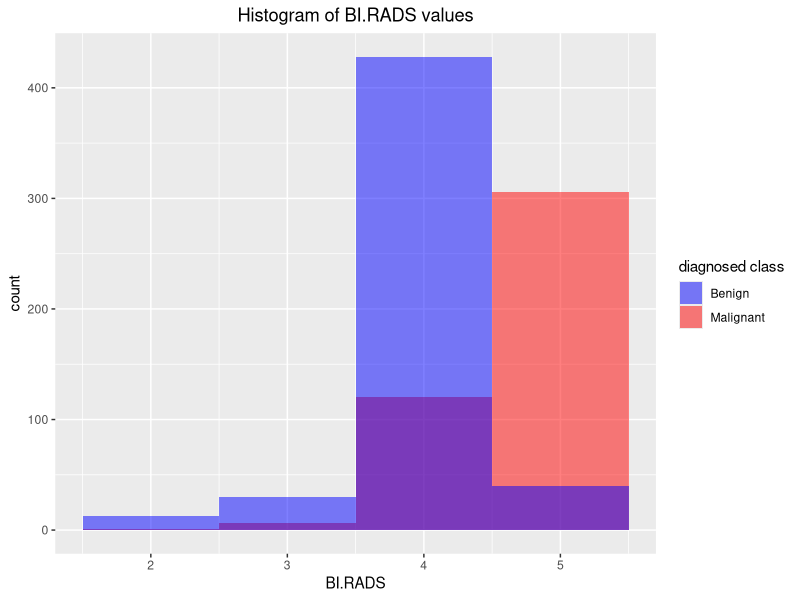
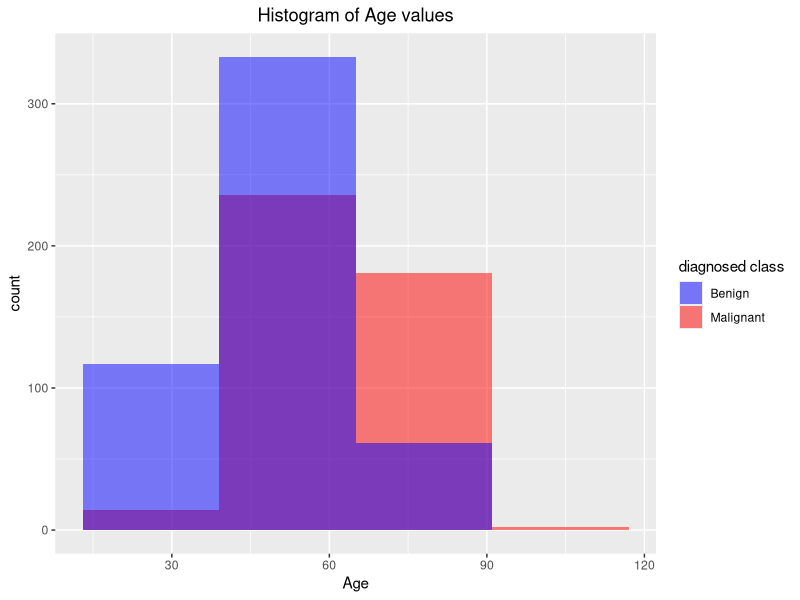
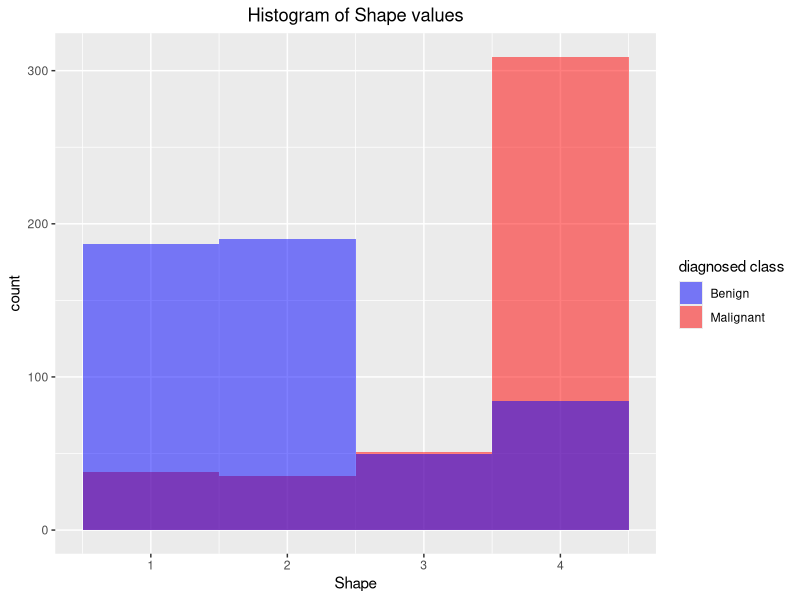
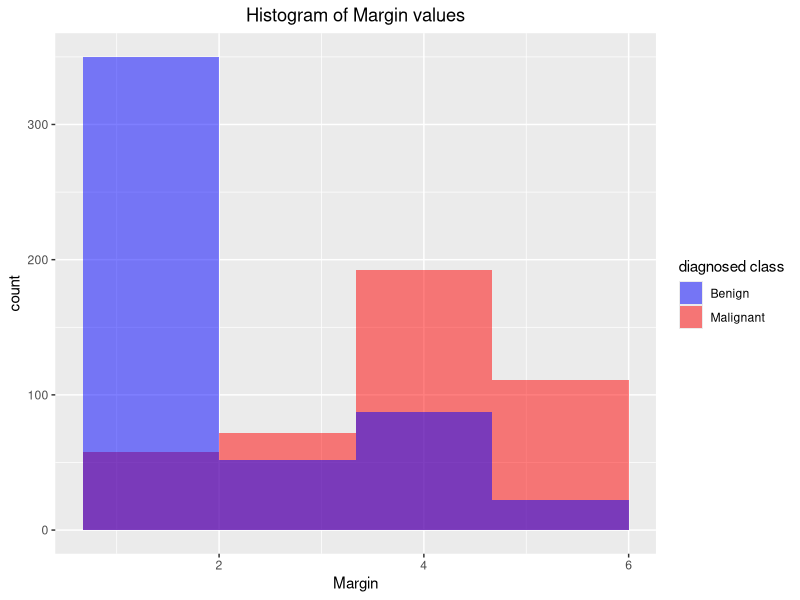
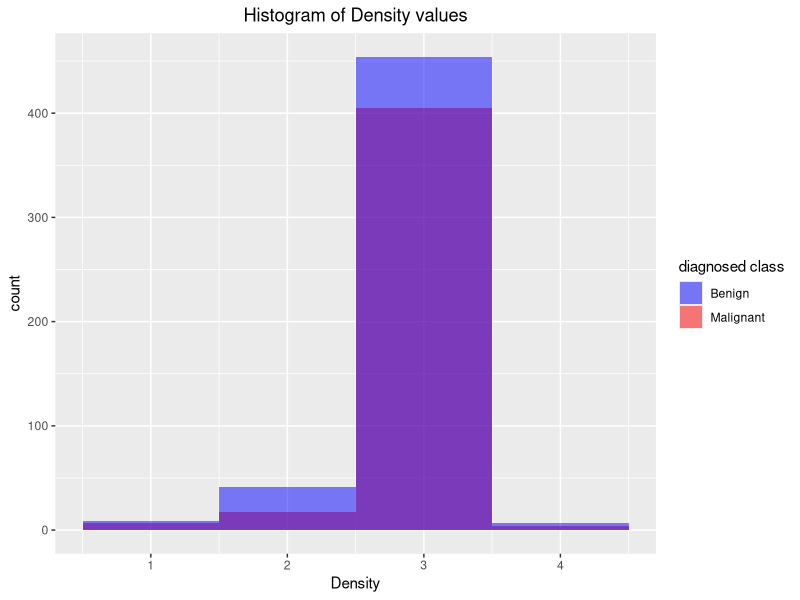
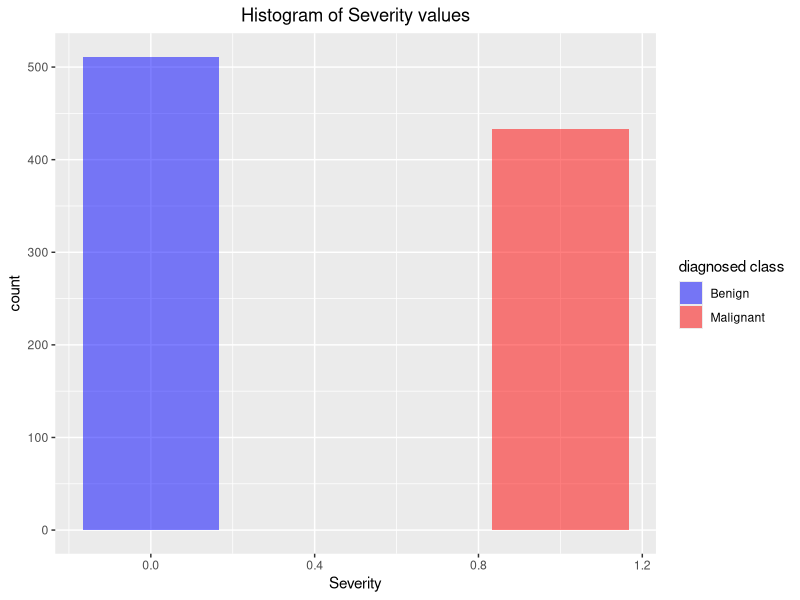
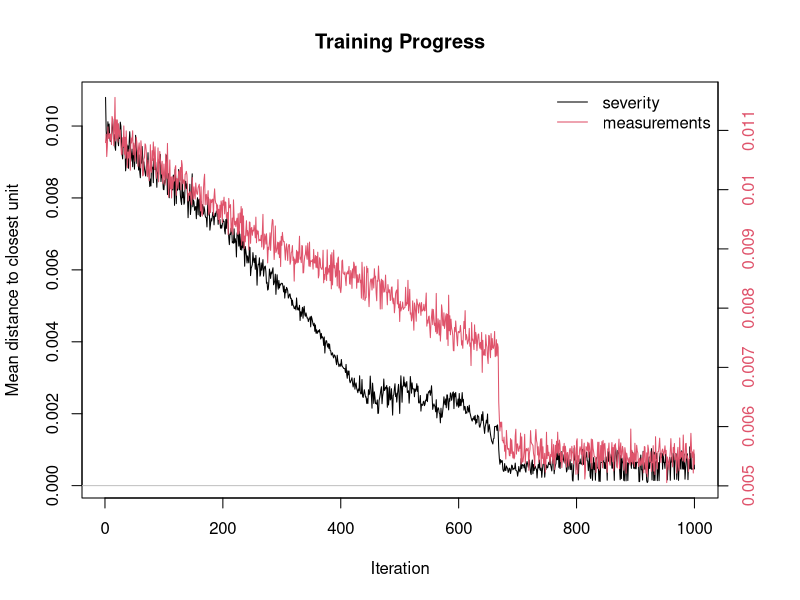
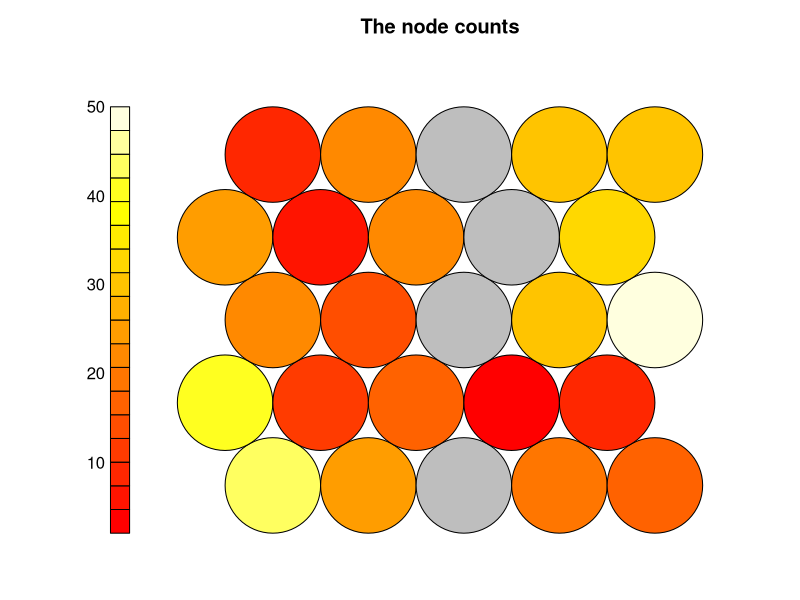

Write R code to recreate these figures, in order.
## ---- chunk 1
cat("\014")
rm(list = ls())
library(dplyr)
library(ggplot2)
library(kohonen)

## ---- chunk 2

dataset <- read.csv("./data/dataset.csv", 
                        header = TRUE, 
                        sep = ",",
                        stringsAsFactors = FALSE)

# conversion to numeric type
for (i in 1:5){
  dataset[,i] <- as.numeric(dataset[,i])
}


# predicting missing values with linear model
for(i in 1:5){
  datasetok <- switch(i,dataset[!is.na(dataset$BI.RADS),],
                      dataset[!is.na(dataset$Age),],
                      dataset[!is.na(dataset$Shape),],
                      dataset[!is.na(dataset$Margin),],
                      dataset[!is.na(dataset$Density),])
  datasetna <- switch(i,dataset[is.na(dataset$BI.RADS),],
                      dataset[is.na(dataset$Age),],
                      dataset[is.na(dataset$Shape),],
                      dataset[is.na(dataset$Margin),],
                      dataset[is.na(dataset$Density),])
  model <- switch(i,lm(BI.RADS ~ Severity,data = datasetok,na.action=na.omit),
                  lm(Age ~ Severity*(BI.RADS),data = datasetok,na.action=na.omit),
                  lm(Shape ~ Severity*(Age+BI.RADS),data = datasetok,na.action=na.omit),
                  lm(Margin ~ Severity*(Age+Shape+BI.RADS),data = datasetok,na.action=na.omit),
                  lm(Density ~ Severity*(Age+Shape+Margin+BI.RADS),data = datasetok,na.action=na.omit))
  summary(model)
  dataset[is.na(dataset[,i]),i] <- round(predict(model,datasetna))
}

# division of the data set into malignant and benign lesions
Malignant <- dataset[dataset$Severity == 1,]
Benign <- dataset[dataset$Severity == 0,]

Benign <- Benign[!(Benign$BI.RADS < 1 | Benign$BI.RADS > 5  | Benign$Shape < 1  | Benign$Shape > 4
                  | Benign$Margin < 1  | Benign$Margin > 5  | Benign$Density < 1  | Benign$Density > 4),]
Malignant <- Malignant[!(Malignant$BI.RADS < 1 | Malignant$BI.RADS > 5  | Malignant$Shape < 1  | Malignant$Shape > 4
                  | Malignant$Margin < 1  | Malignant$Margin > 5  | Malignant$Density < 1  | Malignant$Density > 4),]

numberOfMalignant <- nrow(Malignant)
numberOfBenign <- nrow(Benign)

# division into two different sets: test and training data
dataset <- rbind(Malignant,Benign)
trainingData <- rbind(Malignant[1:round(dim(Malignant)[1]/2),],Benign[1:round(dim(Benign)[1]/2),])
testingData <- rbind(Malignant[(round(dim(Malignant)[1]/2)+1):dim(Malignant)[1],],Benign[(round(dim(Benign)[1]/2)+1):dim(Benign)[1],])

# editing and correcting the names of individual lines
rownames(testingData) <- cat(1:dim(testingData)[1])
rownames(trainingData) <- cat(1:dim(trainingData)[1])

# data normalization (in the range from 0 to 1)
for (i in 1:5){
  trainingData[,i] <- (trainingData[,i] - min(trainingData[,i]))/(max(trainingData[,i])-min(trainingData[,i]))
  testingData[,i] <- (testingData[,i] - min(testingData[,i]))/(max(testingData[,i])-min(testingData[,i]))
}

# saving the data for faster loading and optimal application operation
save(dataset,testingData,trainingData,Malignant,Benign, file="./data/processed_dataset.RData")


## ---- chunk 3

ggplot(Malignant,aes(BI.RADS, fill = "Malignant")) + geom_histogram(bins = 4, alpha = 0.5) + 
  geom_histogram(data = Benign,mapping = aes(BI.RADS, fill = "Benign"),bins = 4, alpha = 0.5) +
  ggtitle("Histogram of BI.RADS values") +
  theme(plot.title = element_text(hjust = 0.5)) +
  scale_fill_manual(name="diagnosed class",values=c(Malignant="red",Benign="blue"))

ggplot(Malignant,aes(Age, fill = "Malignant")) + geom_histogram(bins = 4, alpha = 0.5) + 
  geom_histogram(data = Benign,mapping = aes(Age, fill = "Benign"),bins = 4, alpha = 0.5) +
  ggtitle("Histogram of Age values") +
  theme(plot.title = element_text(hjust = 0.5)) +
  scale_fill_manual(name="diagnosed class",values=c(Malignant="red",Benign="blue"))

ggplot(Malignant,aes(Shape, fill = "Malignant")) + geom_histogram(bins = 4, alpha = 0.5) + 
  geom_histogram(data = Benign,mapping = aes(Shape, fill = "Benign"),bins = 4, alpha = 0.5) +
  ggtitle("Histogram of Shape values") +
  theme(plot.title = element_text(hjust = 0.5)) +
  scale_fill_manual(name="diagnosed class",values=c(Malignant="red",Benign="blue"))

ggplot(Malignant,aes(Margin, fill = "Malignant")) + geom_histogram(bins = 4, alpha = 0.5) + 
  geom_histogram(data = Benign,mapping = aes(Margin, fill = "Benign"),bins = 4, alpha = 0.5) +
  ggtitle("Histogram of Margin values") +
  theme(plot.title = element_text(hjust = 0.5)) +
  scale_fill_manual(name="diagnosed class",values=c(Malignant="red",Benign="blue"))

ggplot(Malignant,aes(Density, fill = "Malignant")) + geom_histogram(bins = 4, alpha = 0.5) + 
  geom_histogram(data = Benign,mapping = aes(Density, fill = "Benign"),bins = 4, alpha = 0.5) +
  ggtitle("Histogram of Density values") +
  theme(plot.title = element_text(hjust = 0.5)) +
  scale_fill_manual(name="diagnosed class",values=c(Malignant="red",Benign="blue"))

ggplot(Malignant,aes(Severity, fill = "Malignant")) + geom_histogram(bins = 4, alpha = 0.5) + 
  geom_histogram(data = Benign,mapping = aes(Severity, fill = "Benign"),bins = 4, alpha = 0.5) +
  ggtitle("Histogram of Severity values") +
  theme(plot.title = element_text(hjust = 0.5)) +
  scale_fill_manual(name="diagnosed class",values=c(Malignant="red",Benign="blue"))

## ---- chunk 4

# create data that will be marked separately
trainingdata <- list(severity = as.matrix(trainingData[,6]),measurements = as.matrix(trainingData[,1:5]))

# set the appropriate SOM parameters
set.seed(303803)
gridNumOfRow <- 5
gridNumOfCol <- 5
numberOfIterations <- 1000
learningRate <- c(0.05,0.001)
topology <- c("rectangular", "hexagonal")
data_train_matrix <- as.matrix(trainingData)
som_grid <- somgrid(xdim = gridNumOfRow, ydim=gridNumOfCol, topo=topology[2], neighbourhood.fct = "gaussian")
som_model <- supersom(trainingdata, 
		grid=som_grid, 
		rlen=numberOfIterations, 
		alpha=learningRate, 
		keep.data = TRUE)

## ---- chunk 5

# Training progress
plot(som_model, type="changes",main="Training Progress")

# Node counts
plot(som_model, type="count",main="The node counts")

# Node maps
plot(som_model, type="mapping",main="Mapping of the activated nodes")

# Node quality
plot(som_model, type="quality",main="The quality of the mapping")

# Neighbor distance
plot(som_model, type="dist.neighbours",main="SOM neighbour distances")

# Node codes
plot(som_model, type="codes",main="Codes / Weight vectors view")

# setting the coloring function for cluster plot
coolBlueHotRed <- function(n, alpha = 1) {rainbow(n, end=4/6, alpha=alpha)[n:1]}
pretty_palette <- c("#1f77b4","#ff7f0e","#2ca02c", "#d62728","#9467bd","#8c564b","#e377c2")
c <- som_model$codes 
som_cluster <- cutree(hclust(dist(som_model$codes[[1]])), 2)
# chosen clusters
plot(som_model, type="mapping", bgcol = pretty_palette[som_cluster],main = "Classification - division into clusters")
add.cluster.boundaries(som_model, som_cluster)

## ---- chunk 6

# predict results with testing data set
testingdata <- list(measurements = as.matrix(testingData[,1:5]))
som.prediction <- predict(som_model, newdata = testingdata)
resultsTable <- table(testingData[,6],som.prediction$predictions[["severity"]])

score <- sum(diag(resultsTable)) # <---- determinant of truth table
truthTable <- resultsTable # <---- Truth table
predictions <- som.prediction$predictions[["severity"]] #  <---- results for test set

# count sensitivity and specificity from truth table
sensitivity <- truthTable[2,2] / (truthTable[2,2] + truthTable[1,2])
specificity <- truthTable[1,1] / (truthTable[1,1] + truthTable[2,1])

# print sensitivity and specificity
cat(paste0("Sensitivity: ", signif(sensitivity*100,digits=4),"%"))
cat(paste0("\nSpecificity: ", signif(specificity*100,digits=4),"%"))

## ---- chunk 7
# insert allowed values from the acceptable range for the given classes (BI.RADS,Age,Shape,Margin,Density)
userdata <- c(4,28,1,1,3)
userdatamatrix <- matrix(userdata,nrow=1,ncol=5,byrow=TRUE)

# data must be normalized before prediction
for (i in 1:5){
  userdatamatrix[1,i] <- (userdatamatrix[1,i]-min(dataset[,i]))/(max(dataset[,i])-min(dataset[,i]))
}
customUserdata <- list(measurements = userdatamatrix)
som.predictionUser <- predict(som_model, newdata = customUserdata)

# print predictions
if (som.predictionUser$predictions[["severity"]][1] == 1){
  cat('The detected lesion is malignant\n')
} else{
  cat('The detected lesion is benign\n')
}
